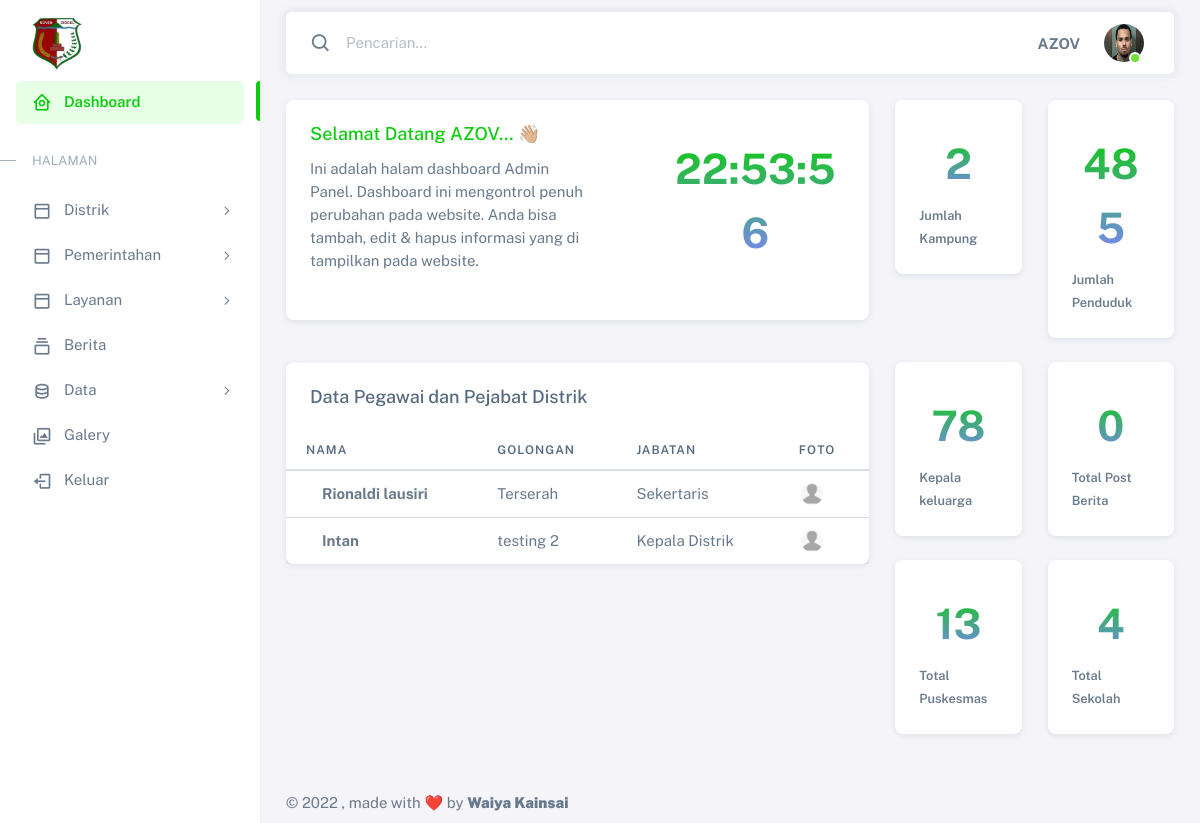
Page /panel/ (signed in) on the committed database.
### panel/models.py (models this page shows)
class UserProfile(models.Model):
    user = models.OneToOneField(User, on_delete=models.CASCADE)
    first_name = models.CharField(max_length=100, null=True)
    last_name = models.CharField(max_length=100, null=True)
    phone = models.CharField(max_length=12, null=True)
    foto = models.ImageField(blank=True, null=True, upload_to="image/")

### pemerintah/models.py (models this page shows, shortened)
class Pemerintah(models.Model):
    opsi = (
        ('camat', 'CAMAT'),
        ('sekretaris', 'SEKRETARIS'),
        ('subag', 'SUBAG'),
    )
    nama = models.CharField(max_length=100)
    golongan = models.CharField(max_length=100)
    jabatan = models.CharField(max_length=100)
    struktur_organisasi = models.CharField(max_length=30, choices=opsi, null=True)
    nip = models.CharField(max_length=20,null=True)
    pendidikan = models.CharField(max_length=50,null=True)
    foto = models.ImageField(blank=True, null=True, upload_to="image/")

### panel/views.py (the view)
# urls.py: path('',views.index, name='index'),
@login_required(login_url='panel:login')
def index(request):
    groupcheck = Group.objects.get(name= 'admin')
    pemerintah = Pemerintah.objects.all()
    jumlah_kampung = DataPerKampung.objects.all().count()
    jumlah_penduduk = DataPerKampung.objects.aggregate(total=Sum('jumlah_jiwa'))
    jumlah_kk = DataPerKampung.objects.aggregate(total=Sum('kk'))
    jumlah_puskesmas = DataPerKampung.objects.aggregate(total=Sum('puskesmas'))
    jumlah_sekolah = DataPerKampung.objects.aggregate(total=Sum('sekolah'))
    jumlah_berita = Berita.objects.all().count()
    context = {
        'title': 'Admin Panel Distrik Ninati',
        'pemerintah': pemerintah,
        'groupcheck': groupcheck,
        'jumlah_kampung': jumlah_kampung,
        'jumlah_penduduk': jumlah_penduduk['total'],
        'jumlah_kk': jumlah_kk['total'],
        'jumlah_puskesmas': jumlah_puskesmas['total'],
        'jumlah_sekolah': jumlah_sekolah['total'],
        'jumlah_berita': jumlah_berita,
    }
    return render(request, 'panel/index.html', context)

### templates/panel/index.html
{% extends '../adminbase.html' %}
{% block content %}
    {% include 'panel/dashboard.html' %}
{% endblock content %}

### templates/adminbase.html (shortened to what this page needs)
{% load static %}
<!DOCTYPE html>
<html
  lang="en"
  class="light-style layout-menu-fixed"
  dir="ltr"
  data-theme="theme-default"
  data-assets-path="../assets/"
  data-template="vertical-menu-template-free"
>
  <head>
    <link rel="stylesheet" href=" {% static 'vendor/fonts/boxicons.css' %}" />
    <link rel="stylesheet" href="{% static 'vendor/css/core.css' %}" class="template-customizer-core-css" />
    <link rel="stylesheet" href="{% static 'vendor/css/theme-default.css' %}" class="template-customizer-theme-css" />
    <link rel="stylesheet" href="{% static 'vendor/css/organisasi.css' %}" class="template-customizer-theme-css" />
    <link rel="stylesheet" href="{% static 'css/demo.css' %}" />
    <link rel="stylesheet" href="{% static 'vendor/libs/perfect-scrollbar/perfect-scrollbar.css' %}" />
    <link rel="stylesheet" href="{% static 'vendor/libs/apex-charts/apex-charts.css' %}" />
  </head>
  <body onload="startTime()">
    <div class="layout-wrapper layout-content-navbar">
      <div class="layout-container">
        {% include 'panel/admin_menu.html' %}
        <div class="layout-page">
          <nav
            class="layout-navbar container-xxl navbar navbar-expand-xl navbar-detached align-items-center bg-navbar-theme"
            id="layout-navbar"
          >
            <div class="navbar-nav-right d-flex align-items-center" id="navbar-collapse">
              <div class="navbar-nav align-items-center">
                <div class="nav-item d-flex align-items-center">
                  <i class="bx bx-search fs-4 lh-0"></i>
                  <input
                    type="text"
                    class="form-control border-0 shadow-none"
                    placeholder="Pencarian..."
                    aria-label="Search..."
                  />
                </div>
              </div>
              <ul class="navbar-nav flex-row align-items-center ms-auto">
                <li class="nav-item lh-1 me-3">
                  <strong >{{request.user|upper}}</strong>
                </li>
                <li class="nav-item navbar-dropdown dropdown-user dropdown">
                  <a class="nav-link dropdown-toggle hide-arrow" href="javascript:void(0);" data-bs-toggle="dropdown">
                    <div class="avatar avatar-online">
                      {% if request.user.userprofile.foto %}
                      <img src="{{ request.user.userprofile.foto.url }}" alt class="w-px-40 h-saja rounded-circle" />
                      {% else %}
                      <img src="{% static 'img/user_blank.png' %}" alt class="w-px-40 h-auto rounded-circle" />
                      {% endif %}
                    </div>
                  </a>
                </li>
              </ul>
            </div>
          </nav>
          <div class="content-wrapper">
            <div class="container-xxl flex-grow-1 container-p-y">
            {% block content %}
            {% endblock content %}
            </div>
            <footer class="content-footer footer bg-footer-theme">
              <div class="container-xxl d-flex flex-wrap justify-content-between py-2 flex-md-row flex-column">
                <div class="mb-2 mb-md-0">
                  ©
                  , made with ❤️ by
                  <a href="#" target="_blank" class="footer-link fw-bolder">Waiya Kainsai</a>
                </div>
              </div>
            </footer>
          </div>
        </div>
      </div>
    </div>
  </body>
</html>

### templates/panel/dashboard.html (shortened to what this page needs)
 {% load static %}
    <div class="row">
      <div class="col-lg-8 mb-4 order-0">
        <div class="card">
          <div class="d-flex align-items-end row">
            <div class="col-sm-7">
              <div class="card-body">
                <h5 class="card-title text-primary">Selamat Datang {{request.user|upper}}... 👋🏼</h5>
                <p class="mb-4">
                  Ini adalah halam dashboard Admin Panel. Dashboard ini mengontrol penuh perubahan pada website.
                  Anda bisa tambah, edit & hapus informasi yang di tampilkan pada website.
                </p>
              </div>
            </div>
            <div class="col-sm-5 text-center text-sm-left">
              <div class="card-body pb-0 px-0 px-md-4">
                <div class="text-hero-bold headline-time shadow-md" id="txt"></div>
              </div>
            </div>
          </div>
        </div>
      </div>
      <div class="col-lg-4 col-md-4 order-1">
        <div class="row">
          <div class="col-lg-6 col-md-12 col-6 mb-4">
            <div class="card">
              <div class="card-body">
                {% if jumlah_kampung %}
                <h3 class="card-title m-2 headline-time text-hero-bold text-center">{{jumlah_kampung}}</h3>
                {% else %}
                <h3 class="card-title m-2 headline-time text-hero-bold text-center">0</h3>
                {% endif %}
                <small class=" fw-semibold">Jumlah Kampung</small>
              </div>
            </div>
          </div>
          <div class="col-lg-6 col-md-12 col-6 mb-4">
            <div class="card">
              <div class="card-body">
                {% if jumlah_penduduk %}
                <h3 class="card-title m-2 headline-time text-hero-bold text-center">{{jumlah_penduduk}}</h3>
                {% else %}
                <h3 class="card-title m-2 headline-time text-hero-bold text-center">0</h3>
                {% endif %}
                <small class="fw-semibold">Jumlah Penduduk</small>
              </div>
            </div>
          </div>
        </div>
      </div>
      <div class="col-12 col-lg-8 order-2 order-md-3 order-lg-2 mb-4">
        <div class="card">
          <div class="row row-bordered g-0">
            <div class="col-md-12">
                <div class="card">
                    <h5 class="card-header">Data Pegawai dan Pejabat Distrik</h5>
                    <div class="table-responsive text-nowrap">
                      <table class="table">
                        <thead>
                          <tr>
                            <th>Nama</th>
                            <th>Golongan</th>
                            <th>Jabatan</th>
                            <th>Foto</th>
                          </tr>
                        </thead>
                        <tbody class="table-border-bottom-0">
                          {% for pemerintah in pemerintah %}
                          <tr>
                            <td> <strong>{{ pemerintah.nama }}</strong></td>
                            <td>{{ pemerintah.golongan }}</td>
                            <td>{{ pemerintah.jabatan }}</td>
                            <td>
                              <ul class="list-unstyled users-list m-0 avatar-group d-flex align-items-center">
                                <li
                                  data-bs-toggle="tooltip"
                                  data-popup="tooltip-custom"
                                  data-bs-placement="top"
                                  class="avatar avatar-xs pull-up"
                                  title="{{ pemerintah.nama }}"
                                >
                                  <a href="#">
                                    {% if pemerintah.foto %}
                                    <img src="{{ pemerintah.foto.url }}" alt="Avatar" class="rounded-circle" />
                                    {% else %}
                                    <img src="{% static 'img/user_blank.png' %}" alt="Avatar" class="rounded-circle" />
                                    {% endif %}
                                  </a>
                                </li>
                              </ul>
                            </td>
                          </tr>
                          {% endfor %}
                        </tbody>
                      </table>
                    </div>
                  </div>
            </div>
          </div>
        </div>
      </div>
      <div class="col-12 col-md-8 col-lg-4 order-3 order-md-2">
        <div class="row">
          <div class="col-6 mb-4">
            <div class="card">
              <div class="card-body">
                {% if jumlah_kk %}
                <h3 class="card-title m-2 headline-time text-hero-bold text-center">{{jumlah_kk}}</h3>
                {% else %}
                <h3 class="card-title m-2 headline-time text-hero-bold text-center">0</h3>
                {% endif %}
                <small class="fw-semibold">Kepala keluarga</small>
              </div>
            </div>
          </div>
          <div class="col-6 mb-4">
            <div class="card">
              <div class="card-body">
                {% if jumlah_berita %}
                <h3 class="card-title m-2 headline-time text-hero-bold text-center">{{jumlah_berita}}</h3>
                {% else %}
                <h3 class="card-title m-2 headline-time text-hero-bold text-center">0</h3>
                {% endif %}
                <small class="fw-semibold">Total Post Berita</small>
              </div>
            </div>
          </div>
          <div class="col-6 mb-4">
            <div class="card">
              <div class="card-body">
                {% if jumlah_puskesmas %}
                <h3 class="card-title m-2 headline-time text-hero-bold text-center">{{jumlah_puskesmas}}</h3>
                {% else %}
                <h3 class="card-title m-2 headline-time text-hero-bold text-center">0</h3>
                {% endif %}
                <small class="fw-semibold">Total Puskesmas</small>
              </div>
            </div>
          </div>
          <div class="col-6 mb-4">
            <div class="card">
              <div class="card-body">
                {% if jumlah_sekolah %}
                <h3 class="card-title m-2 headline-time text-hero-bold text-center">{{jumlah_sekolah}}</h3>
                {% else %}
                <h3 class="card-title m-2 headline-time text-hero-bold text-center">0</h3>
                {% endif %}
                <small class="fw-semibold">Total Sekolah</small>
              </div>
            </div>
          </div>
        </div>
      </div>
    </div>

### rows in the picture
Pemerintah: nama "Rionaldi lausiri", golongan "Terserah", jabatan "Sekertaris"
Pemerintah: nama "Intan", golongan "testing 2", jabatan "Kepala Distrik"

### other values in the picture
{{ request.user|upper }} "AZOV"
{{ jumlah_kampung }} "2"
{{ jumlah_penduduk }} "485"
{{ jumlah_kk }} "78"
{{ jumlah_puskesmas }} "13"
{{ jumlah_sekolah }} "4"
